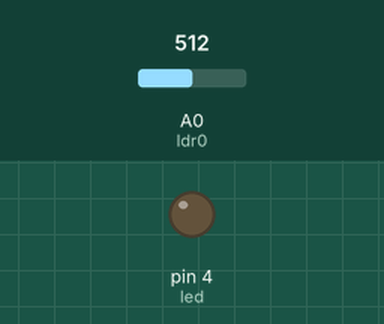
A sketch run on a simulated Arduino Uno, built with avr-gcc and run on an emulated ATmega328P. Shown: output pins drawn as LEDs (lit = HIGH). The inputs (shaded band) are chosen by the test bench; at power-on: A0 (ldr0) = 512.

Above: at 1.2 s.
1.3 s: A0 (ldr0) set to 705
2.8 s: A0 (ldr0) set to 730
At 3.7 s:
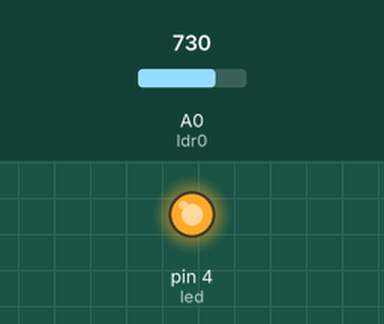
4.3 s: A0 (ldr0) set to 716
At 5.0 s:
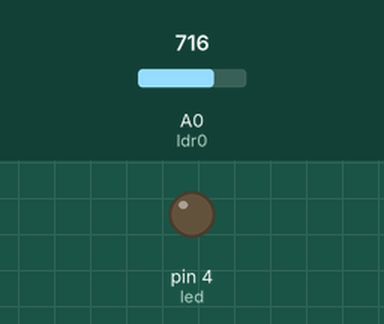
5.8 s: A0 (ldr0) set to 900
At 6.2 s:
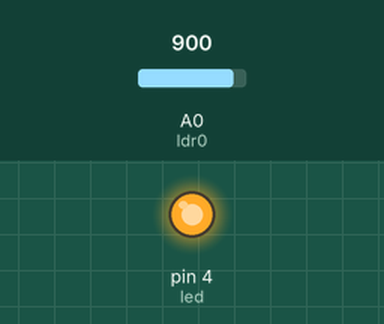
Timing chart, 0 to 8.3 s (numbered marks = the images above; inputs shaded):
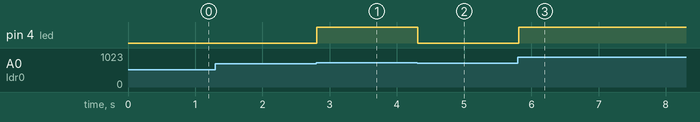

Measured:
- the behaviour switches between 721 and 722 on A0 (ldr0) (found by bisection; images 0 and 1)
- after the input at 1.3 s, every drawn part: stays the same
- after the input at 2.8 s, pin 4 (led): LOW → HIGH at once
- after the input at 4.3 s, pin 4 (led): HIGH → LOW at once
- after the input at 5.8 s, pin 4 (led): LOW → HIGH at once

The sketch:

code.ino
```cpp
int ldr0=A0,ldr1,ldr2;
int led=4;
void setup(){
  pinMode(ldr0,INPUT);
  pinMode(led,OUTPUT);
  Serial.begin(9600);
}
void loop(){
  ldr1=analogRead(ldr0);
  ldr2=map(ldr1,1020,531,0,100);
  //Serial.println(ldr2);
  if(ldr2<=60){
    digitalWrite(led,HIGH);
  }
  else{
    digitalWrite(led,LOW);
  }
  delay(100);
}
```
